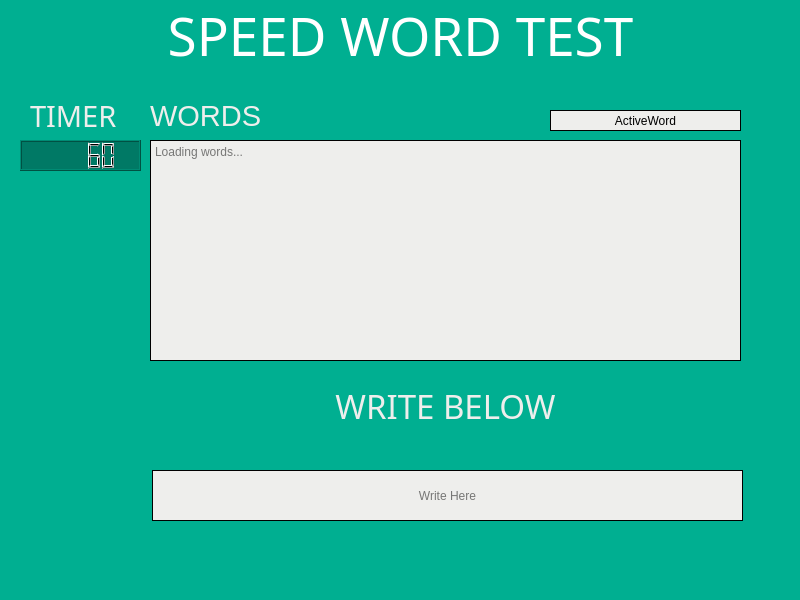
<?xml version="1.0" encoding="UTF-8"?>
<ui version="4.0">
 <class>MainWindow</class>
 <widget class="QMainWindow" name="MainWindow">
  <property name="geometry">
   <rect>
    <x>0</x>
    <y>0</y>
    <width>800</width>
    <height>600</height>
   </rect>
  </property>
  <property name="windowTitle">
   <string>Speed Word Test</string>
  </property>
  <property name="styleSheet">
   <string notr="true">background-color: #00af91;</string>
  </property>
  <widget class="QWidget" name="centralwidget">
   <widget class="QLabel" name="title">
    <property name="geometry">
     <rect>
      <x>10</x>
      <y>0</y>
      <width>781</width>
      <height>71</height>
     </rect>
    </property>
    <property name="font">
     <font>
      <family>Hachi Maru Pop</family>
      <pointsize>40</pointsize>
      <weight>50</weight>
      <bold>false</bold>
     </font>
    </property>
    <property name="styleSheet">
     <string notr="true">color: #ffffff;
</string>
    </property>
    <property name="text">
     <string>SPEED WORD TEST</string>
    </property>
    <property name="alignment">
     <set>Qt::AlignCenter</set>
    </property>
    <property name="textInteractionFlags">
     <set>Qt::NoTextInteraction</set>
    </property>
   </widget>
   <widget class="QLabel" name="timerTitle">
    <property name="geometry">
     <rect>
      <x>30</x>
      <y>100</y>
      <width>101</width>
      <height>31</height>
     </rect>
    </property>
    <property name="font">
     <font>
      <family>Orbitron</family>
      <pointsize>22</pointsize>
      <italic>false</italic>
     </font>
    </property>
    <property name="styleSheet">
     <string notr="true">color: rgb(238, 238, 236);</string>
    </property>
    <property name="text">
     <string>TIMER</string>
    </property>
    <property name="textInteractionFlags">
     <set>Qt::NoTextInteraction</set>
    </property>
   </widget>
   <widget class="QLCDNumber" name="TimerNumber">
    <property name="geometry">
     <rect>
      <x>20</x>
      <y>140</y>
      <width>121</width>
      <height>31</height>
     </rect>
    </property>
    <property name="styleSheet">
     <string notr="true">background-color: #007965;
</string>
    </property>
    <property name="smallDecimalPoint">
     <bool>false</bool>
    </property>
    <property name="mode">
     <enum>QLCDNumber::Dec</enum>
    </property>
    <property name="segmentStyle">
     <enum>QLCDNumber::Filled</enum>
    </property>
    <property name="value" stdset="0">
     <double>60.000000000000000</double>
    </property>
    <property name="intValue" stdset="0">
     <number>60</number>
    </property>
   </widget>
   <widget class="QLabel" name="WordsTitle">
    <property name="geometry">
     <rect>
      <x>150</x>
      <y>100</y>
      <width>121</width>
      <height>31</height>
     </rect>
    </property>
    <property name="font">
     <font>
      <pointsize>22</pointsize>
     </font>
    </property>
    <property name="styleSheet">
     <string notr="true">color: rgb(238, 238, 236);</string>
    </property>
    <property name="text">
     <string>WORDS</string>
    </property>
    <property name="textInteractionFlags">
     <set>Qt::NoTextInteraction</set>
    </property>
   </widget>
   <widget class="QTextBrowser" name="textContainer">
    <property name="geometry">
     <rect>
      <x>150</x>
      <y>140</y>
      <width>591</width>
      <height>221</height>
     </rect>
    </property>
    <property name="styleSheet">
     <string notr="true">background-color: rgb(238, 238, 236);
border: 1px solid black;</string>
    </property>
    <property name="inputMethodHints">
     <set>Qt::ImhNone</set>
    </property>
    <property name="textInteractionFlags">
     <set>Qt::NoTextInteraction</set>
    </property>
    <property name="placeholderText">
     <string>Loading words...</string>
    </property>
   </widget>
   <widget class="QLabel" name="ActiveWord">
    <property name="geometry">
     <rect>
      <x>550</x>
      <y>110</y>
      <width>191</width>
      <height>21</height>
     </rect>
    </property>
    <property name="styleSheet">
     <string notr="true">background-color: rgb(238, 238, 236);
color: rgb(0, 0, 0);
border: 1px solid black;</string>
    </property>
    <property name="text">
     <string>ActiveWord</string>
    </property>
    <property name="alignment">
     <set>Qt::AlignCenter</set>
    </property>
    <property name="textInteractionFlags">
     <set>Qt::NoTextInteraction</set>
    </property>
   </widget>
   <widget class="QLabel" name="SecondTItle">
    <property name="geometry">
     <rect>
      <x>150</x>
      <y>370</y>
      <width>591</width>
      <height>71</height>
     </rect>
    </property>
    <property name="font">
     <font>
      <family>Hachi Maru Pop</family>
      <pointsize>25</pointsize>
     </font>
    </property>
    <property name="styleSheet">
     <string notr="true">color: rgb(238, 238, 236);</string>
    </property>
    <property name="text">
     <string>WRITE BELOW</string>
    </property>
    <property name="alignment">
     <set>Qt::AlignCenter</set>
    </property>
    <property name="textInteractionFlags">
     <set>Qt::NoTextInteraction</set>
    </property>
   </widget>
   <widget class="QLineEdit" name="UserInput">
    <property name="geometry">
     <rect>
      <x>152</x>
      <y>470</y>
      <width>591</width>
      <height>51</height>
     </rect>
    </property>
    <property name="styleSheet">
     <string notr="true">background-color: rgb(238, 238, 236);
color: rgb(0, 0, 0);
border: 1px solid black;</string>
    </property>
    <property name="alignment">
     <set>Qt::AlignCenter</set>
    </property>
    <property name="placeholderText">
     <string>Write Here</string>
    </property>
   </widget>
  </widget>
  <widget class="QMenuBar" name="menubar">
   <property name="geometry">
    <rect>
     <x>0</x>
     <y>0</y>
     <width>800</width>
     <height>22</height>
    </rect>
   </property>
  </widget>
  <widget class="QStatusBar" name="statusbar"/>
 </widget>
 <resources/>
 <connections/>
</ui>
